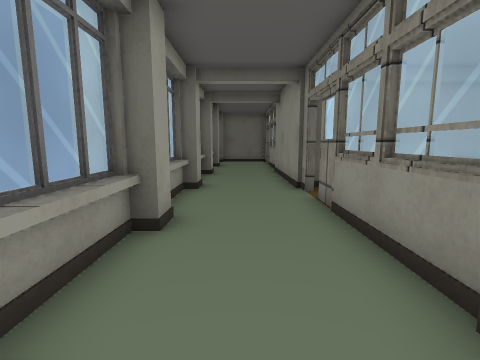
View 1 (above)

24 first-person views from a walk through a Unity game level. The camera is 1.4 m above the floor, tilts 8° down and sees 85° across. Doors are open. The floor is counted in squares, 1 m on a side. Each view is taken from the middle of a square. On the plan, view 1 faces up. The plan holds only what a view shows up to about 13 squares ahead; the rest is blank. The place goes on beyond the plan. The player character is not drawn. Some animated figures are left out. Some surface patterns are stand-ins.

View 2
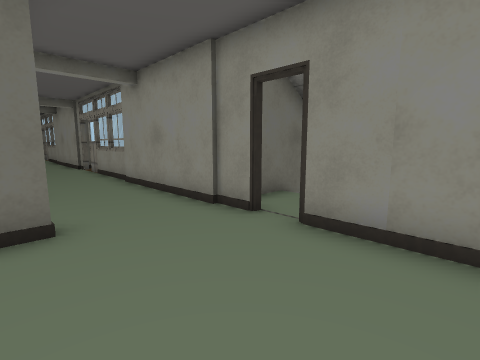

View 3
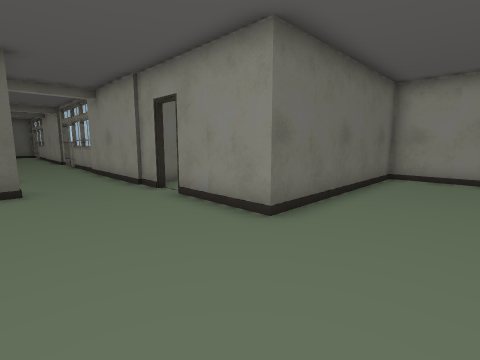

View 4
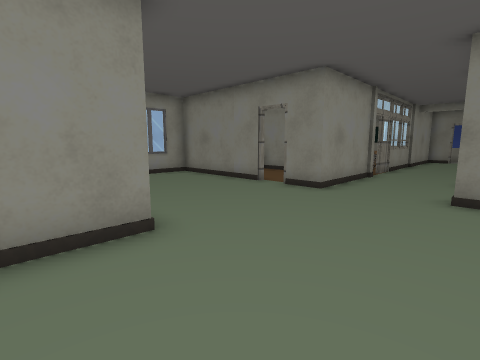

View 5
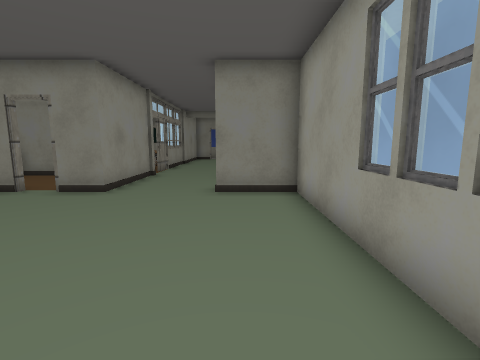

View 6
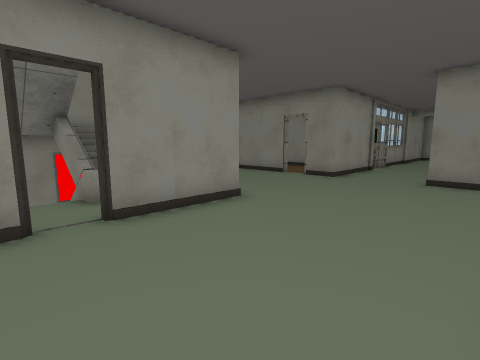

View 7
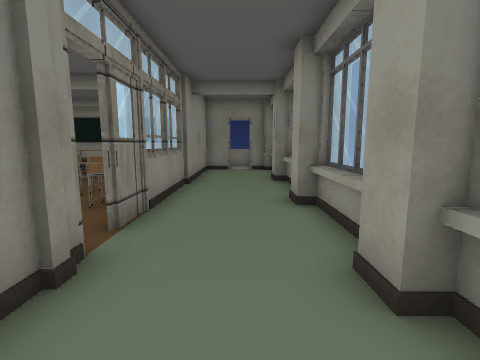

View 8
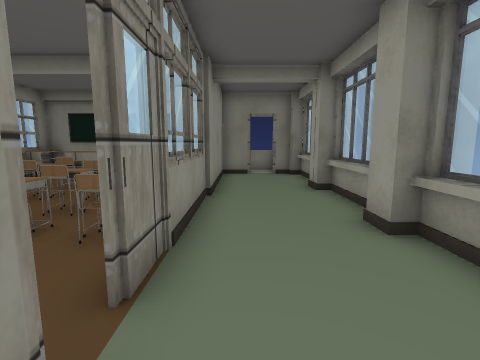

View 9
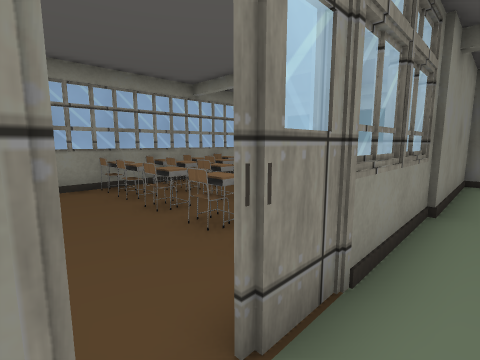

View 10
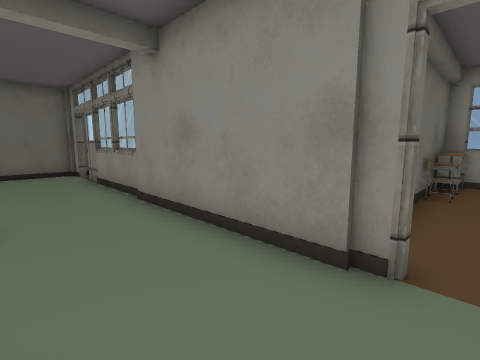

View 11
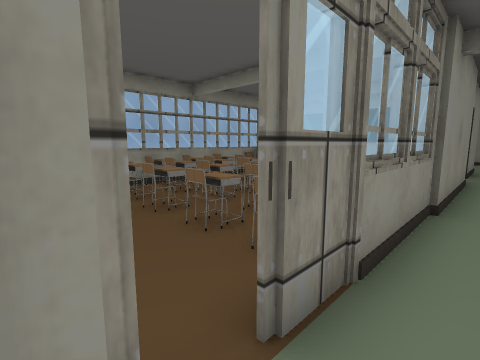

View 12
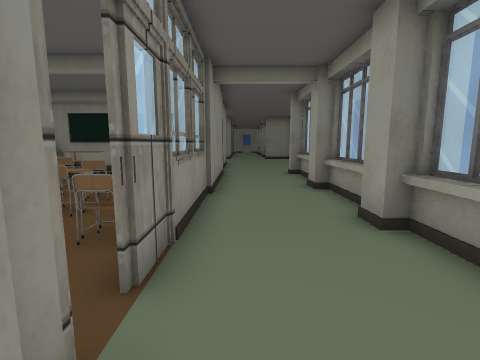

View 13
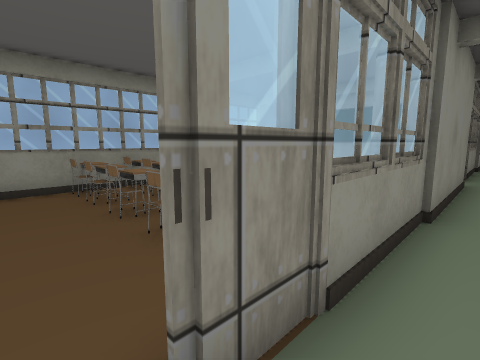

View 14
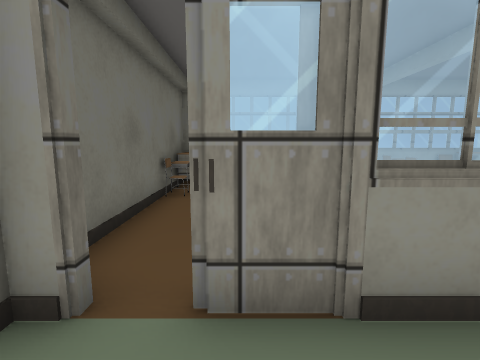

View 15
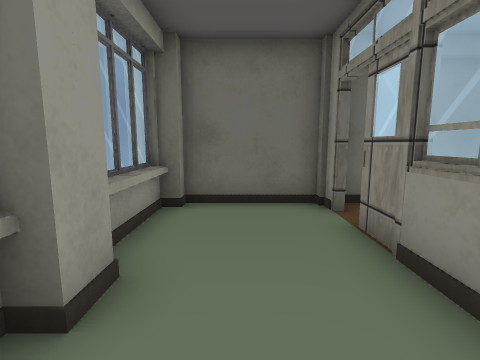

View 16
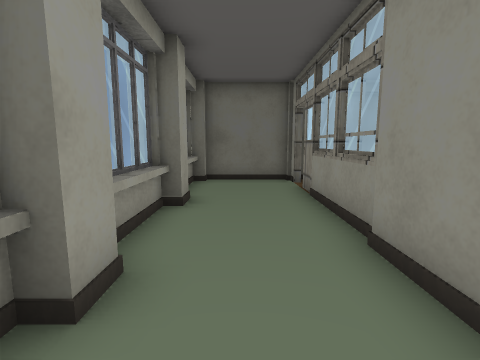

View 17
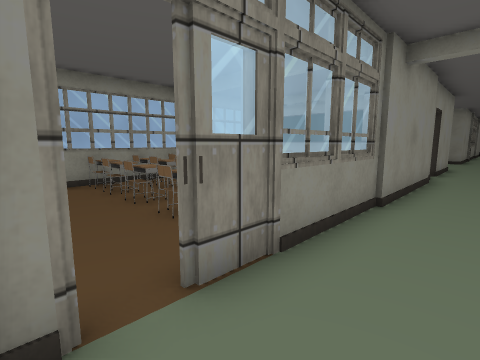

View 18
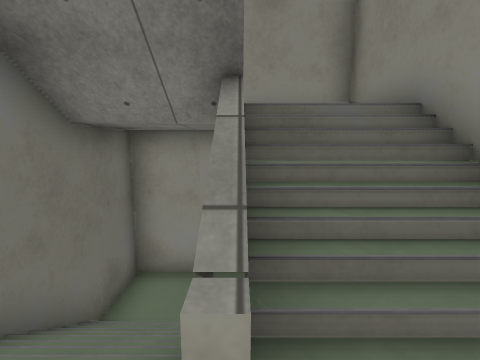

View 19
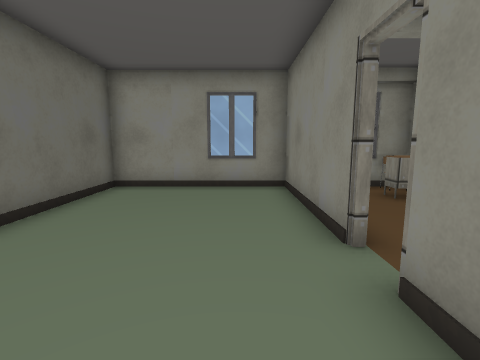

View 20
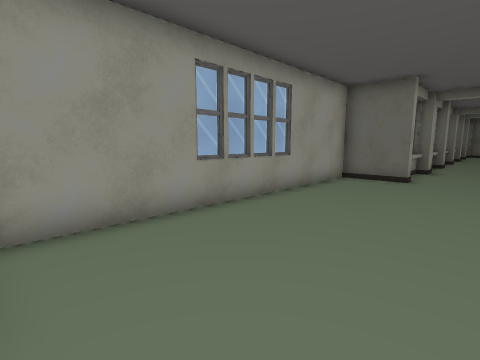

View 21
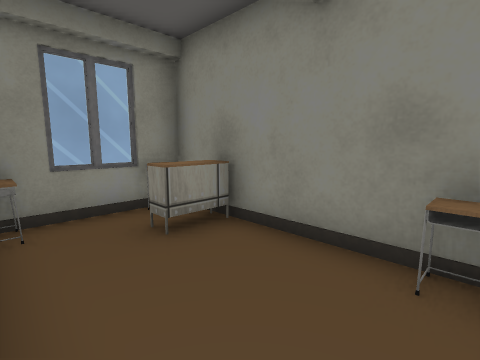

View 22
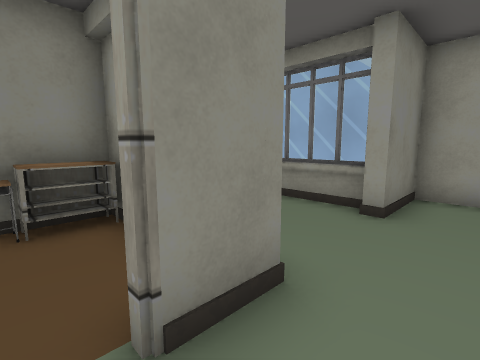

View 23
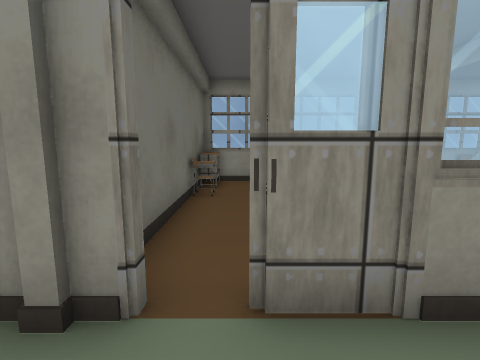

View 24
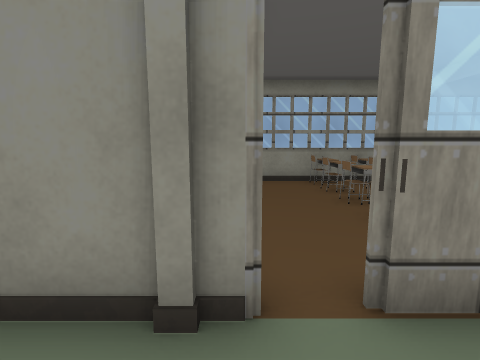

### Floor plan
Key: @ floor where view 1 was taken; # wall or solid block; x gap in a wall; . main floor; - floor 2 m lower than the main floor; / step, stairs or slope; D open door; = window, fence, low wall or low ledge; E desk; O other object.
Columns run from 4 left of view 1 to 10 right of it. Each row starts with its distance up from view 1.
 20   #########OEE#
 19   =.........EE#
 18   =...=.......#
 17   =...# OOOEOO#
 16   #...=    .OO#
 15   #...=    OOO#
 14   =...=       #
 13   =...#     OO#
 12   #...#      O#
 11    ...#       #
 10    ...#      OO
  9   #...#  OOOOO#
  8   #...#####OEE#
  7   =...........#
  6   =...=O.OO.OO#
  5   ##..=EEEOEOO#
  4   ##..= OOOEO #
  3   =...= OOOEO
  2   =...# OOOOO
  1   #...#   O#
  0   #.@.#
 -1   =...#
 -2   =...#    #
 -3 ###...#  #### #
 -4 #....DD..///--#
 -5 #....DD..///--#
 -6 #.....#.=#x= /#
 -7 #.....# ////  #
 -8 #.....#  ///  #
 -9 #.....#########
-10 =.............#
-11 #.............#
-12 #.............#
-13 #.............=
-14 #.............#
-15 ###...#D.####E#
-16   =...#.......=
-17   =...#.....E.=
-18   #...#EE...EO#
-19   #...#####OEE#
-20   =...x.......#
-21   #...#.......#
-22   #...=OEOOEOO#
-23   =...# EOOEOO#
-24   =...= EOOEOO#
-25   #...# OOOOO
-26   #...#   OOO
-27   =...#   O##
-28   =...#    ##
-29   =...#    #
-30   ##D##

Where each view was taken, in squares from view 1:
view 1: 0 up, 0 right, facing up
view 2: 8 down, 2 left, facing up-right
view 3: 12 down, 2 left, facing up-right
view 4: 7 down, 2 left, facing down-right
view 5: 7 down, 2 left, facing down
view 6: 4 down, 3 left, facing down-right
view 7: 16 down, 0 right, facing down
view 8: 18 down, 1 right, facing down
view 9: 19 down, 1 right, facing down-right
view 10: 7 up, 1 left, facing up-right
view 11: 8 up, 1 right, facing down-right
view 12: 9 up, 1 right, facing down
view 13: 19 up, 1 right, facing down-right
view 14: 18 up, 0 right, facing right
view 15: 14 up, 0 right, facing up
view 16: 10 up, 0 right, facing up
view 17: 8 up, 0 right, facing down-right
view 18: 6 down, 3 right, facing right
view 19: 13 down, 1 right, facing right
view 20: 14 down, 1 right, facing up-left
view 21: 15 down, 4 right, facing down-right
view 22: 13 down, 4 right, facing down-left
view 23: 20 down, 0 right, facing right
view 24: 19 down, 0 right, facing right
